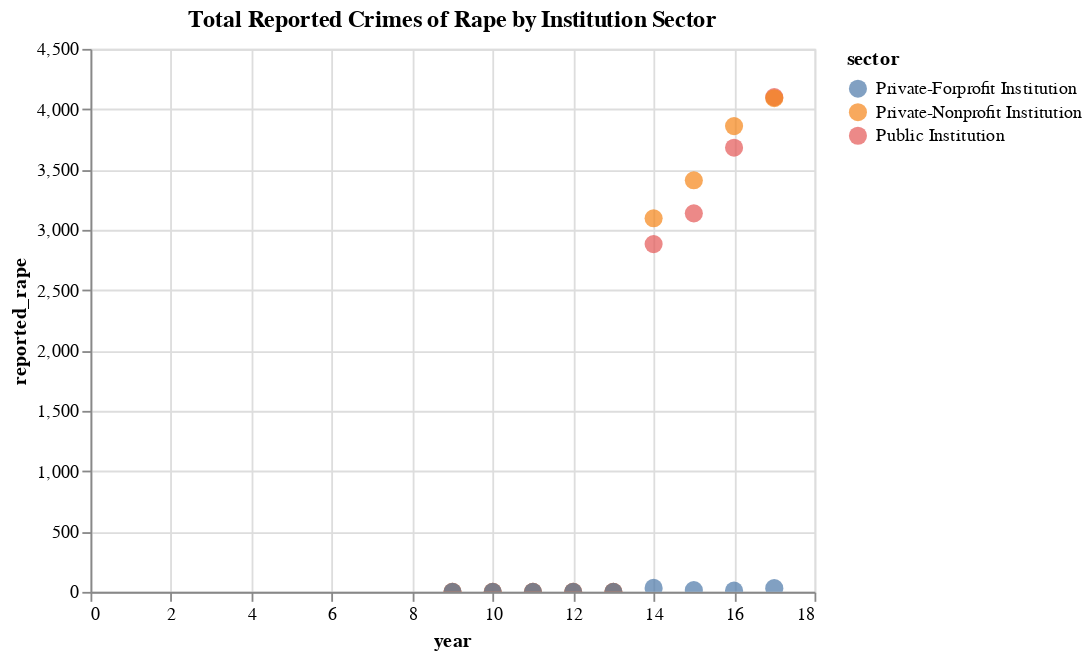

Notebook cell for this chart:
### Code cell
scatter = alt.Chart(df).mark_circle(size=100).encode(
    x='year',
    y=statistic,
    color='sector',
    tooltip=['year', statistic, 'sector']
).properties(
    title='Total Reported Crimes of Rape by Institution Sector'
).interactive()
scatter.save('visualizations/rape_stats.html')
scatter

### Figure 1 — Vega-Lite specification as saved in the notebook (floating-point values rounded to 4 significant figures)
{"$schema": "https://vega.github.io/schema/vega-lite/v3.4.0.json", "config": {"mark": {"tooltip": null}, "view": {"height": 300, "width": 400}}, "data": {"name": "data-1124008211f20b43c82403d630ab8a26"}, "datasets": {"data-1124008211f20b43c82403d630ab8a26": [{"reported_rape": 0, "sector": "Public Institution", "year": 9}, {"reported_rape": 0, "sector": "Public Institution", "year": 10}, {"reported_rape": 0, "sector": "Public Institution", "year": 11}, {"reported_rape": 0, "sector": "Public Institution", "year": 12}, {"reported_rape": 0, "sector": "Public Institution", "year": 13}, {"reported_rape": 2882, "sector": "Public Institution", "year": 14}, {"reported_rape": 3137, "sector": "Public Institution", "year": 15}, {"reported_rape": 3681, "sector": "Public Institution", "year": 16}, {"reported_rape": 4100, "sector": "Public Institution", "year": 17}, {"reported_rape": 0, "sector": "Private-Nonprofit Institution", "year": 9}, {"reported_rape": 0, "sector": "Private-Nonprofit Institution", "year": 10}, {"reported_rape": 0, "sector": "Private-Nonprofit Institution", "year": 11}, {"reported_rape": 0, "sector": "Private-Nonprofit Institution", "year": 12}, {"reported_rape": 0, "sector": "Private-Nonprofit Institution", "year": 13}, {"reported_rape": 3096, "sector": "Private-Nonprofit Institution", "year": 14}, {"reported_rape": 3411, "sector": "Private-Nonprofit Institution", "year": 15}, {"reported_rape": 3860, "sector": "Private-Nonprofit Institution", "year": 16}, {"reported_rape": 4091, "sector": "Private-Nonprofit Institution", "year": 17}, {"reported_rape": 0, "sector": "Private-Forprofit Institution", "year": 9}, {"reported_rape": 0, "sector": "Private-Forprofit Institution", "year": 10}, {"reported_rape": 0, "sector": "Private-Forprofit Institution", "year": 11}, {"reported_rape": 0, "sector": "Private-Forprofit Institution", "year": 12}, {"reported_rape": 0, "sector": "Private-Forprofit Institution", "year": 13}, {"reported_rape": 33, "sector": "Private-Forprofit Institution", "year": 14}, {"reported_rape": 15, "sector": "Private-Forprofit Institution", "year": 15}, {"reported_rape": 11, "sector": "Private-Forprofit Institution", "year": 16}, {"reported_rape": 31, "sector": "Private-Forprofit Institution", "year": 17}]}, "encoding": {"color": {"field": "sector", "type": "nominal"}, "tooltip": [{"field": "year", "type": "quantitative"}, {"field": "reported_rape", "type": "quantitative"}, {"field": "sector", "type": "nominal"}], "x": {"field": "year", "type": "quantitative"}, "y": {"field": "reported_rape", "type": "quantitative"}}, "mark": {"size": 100, "type": "circle"}, "selection": {"selector004": {"bind": "scales", "encodings": ["x", "y"], "type": "interval"}}, "title": "Total Reported Crimes of Rape by Institution Sector"}
